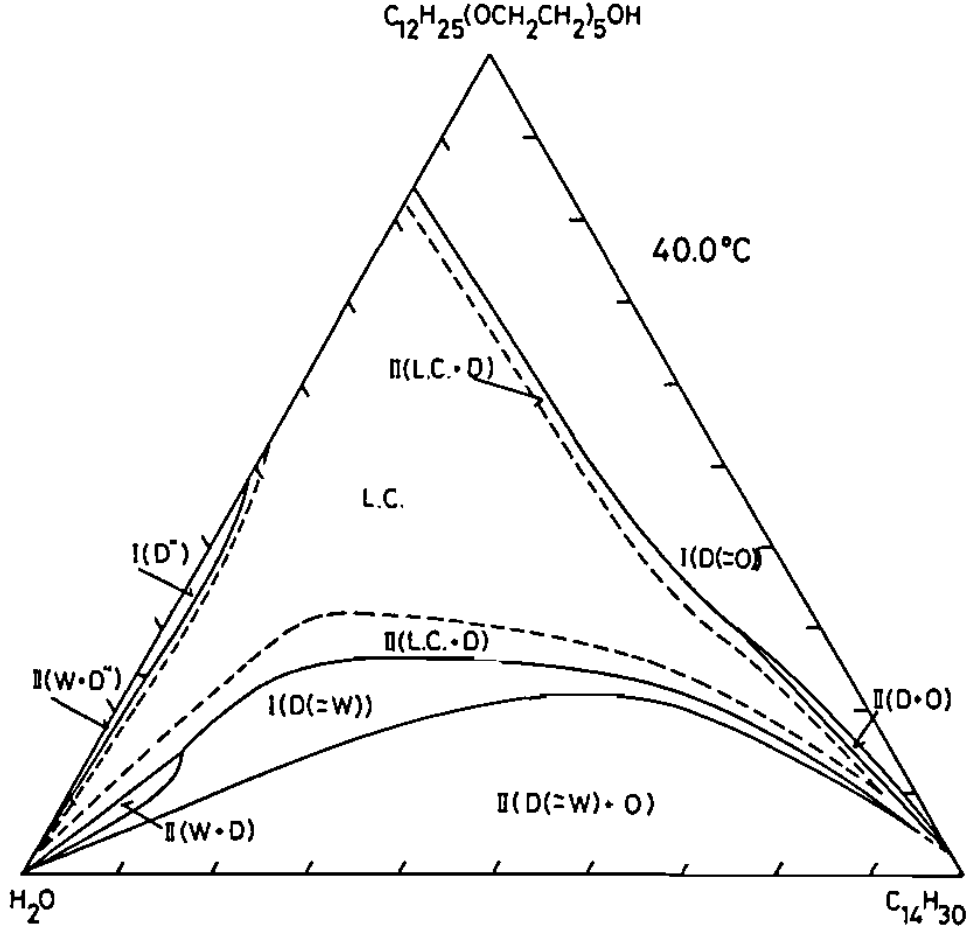
#> input picture 40Original.png, 972 x 928 px, found by its file name
$ python cleaning6.py
#> lines starting #> are read from the running program, lines starting #| are printed output that depends on the picture; after the words box and inside, x2 and y2 are one past the last pixel; in counts of white or black regions, pixels touching at a corner belong together
import cv2
import numpy as np

def find_longest_contour(img):
    gray = cv2.cvtColor(img, cv2.COLOR_BGR2GRAY)
    _, threshold = cv2.threshold(gray, 50, 255, cv2.THRESH_BINARY_INV)

    contours, _ = cv2.findContours(threshold, cv2.RETR_EXTERNAL, cv2.CHAIN_APPROX_SIMPLE)

    longest_contour = None
    max_length = 0

    for contour in contours:
        length = cv2.arcLength(contour, True)
        if length > max_length:
            max_length = length
            longest_contour = contour

    return longest_contour

def find_largest_connected_component(img):
    gray = cv2.cvtColor(img, cv2.COLOR_BGR2GRAY)
    _, threshold = cv2.threshold(gray, 50, 255, cv2.THRESH_BINARY_INV)

    num_labels, labels = cv2.connectedComponents(threshold)

    largest_component = None
    max_area = 0

    for label in range(1, num_labels):
        component_mask = np.where(labels == label, 255, 0).astype('uint8')
        area = cv2.countNonZero(component_mask)
        if area > max_area:
            max_area = area
            largest_component = component_mask

    return largest_component

def create_mask(img, component_mask):
    mask = np.zeros_like(img)
    mask[:, :, 2] = component_mask
    return mask

def create_black_mask(img, component_mask):
    black_mask = np.zeros_like(img)
    black_mask[:, :, 0] = component_mask
    black_mask[:, :, 1] = component_mask
    black_mask[:, :, 2] = component_mask
    return black_mask

def create_blue_mask(img, component_mask):
    blue_mask = np.zeros_like(img)
    blue_mask[:, :, 0] = component_mask
    return blue_mask

def create_contour_mask(img, contour):
    mask = np.zeros_like(img)
    cv2.drawContours(mask, [contour], 0, (255, 255, 255), 2)
    return mask

def mask_1(img):
    largest_component = find_largest_connected_component(img)
    longest_contour = find_longest_contour(img)

    if longest_contour is not None and largest_component is not None:
        mask = create_mask(img, largest_component)
        contour_mask = create_contour_mask(img, longest_contour)
        black_mask = create_black_mask(img, largest_component)

        remaining_lines = cv2.subtract(largest_component, cv2.cvtColor(contour_mask, cv2.COLOR_BGR2GRAY))
        num_labels, labels = cv2.connectedComponents(remaining_lines)
        valid_remaining_lines = np.zeros_like(remaining_lines)

        for label in range(1, num_labels):
            component_mask = np.where(labels == label, 255, 0).astype('uint8')
            area = cv2.countNonZero(component_mask)

            # Skip the component if the area is less than 5
            if area < 15 or area > 60:
                continue

            # Draw the valid remaining lines onto the new mask
            valid_remaining_lines = cv2.add(valid_remaining_lines, component_mask)

        # Combine the original image with the mask
        img_with_mask = cv2.addWeighted(img, 1, mask, 1, 0)

        blue_mask = create_blue_mask(img, valid_remaining_lines)
        img_with_blue_mask = cv2.addWeighted(img, 1, blue_mask, 1, 0)

        # Subtract the blue mask from the black mask
        combined_mask = cv2.subtract(black_mask, blue_mask)

        # Create a mask for yellow pixels
        yellow_mask = cv2.inRange(combined_mask, (0, 255, 255), (0, 255, 255))

        # Subtract the yellow mask from the combined_mask
        combined_mask_no_yellow = cv2.subtract(combined_mask, cv2.merge((yellow_mask, yellow_mask, yellow_mask)))

         # Invert the colors of combined_mask_no_yellow
        inverted_combined_mask = cv2.bitwise_not(combined_mask_no_yellow)

        # Save the inverted_combined_mask as a PNG file
        cv2.imwrite("inverted_combined_mask.png", inverted_combined_mask)

        return combined_mask_no_yellow , img_with_mask

# [11 lines left out: functions is_triangle, area_triangle, not called in this run]


def show_image(image_path):

#> called with image_path = '40Original.png'
    img = cv2.imread(image_path)
#> img is the input picture: shape (928, 972, 3); min 0, max 255, mean 243.7

    combined_mask_no_yellow, img_with_mask = mask_1(img)
#> in find_largest_connected_component, `num_labels, labels = cv2.connectedComponents(threshold)`:
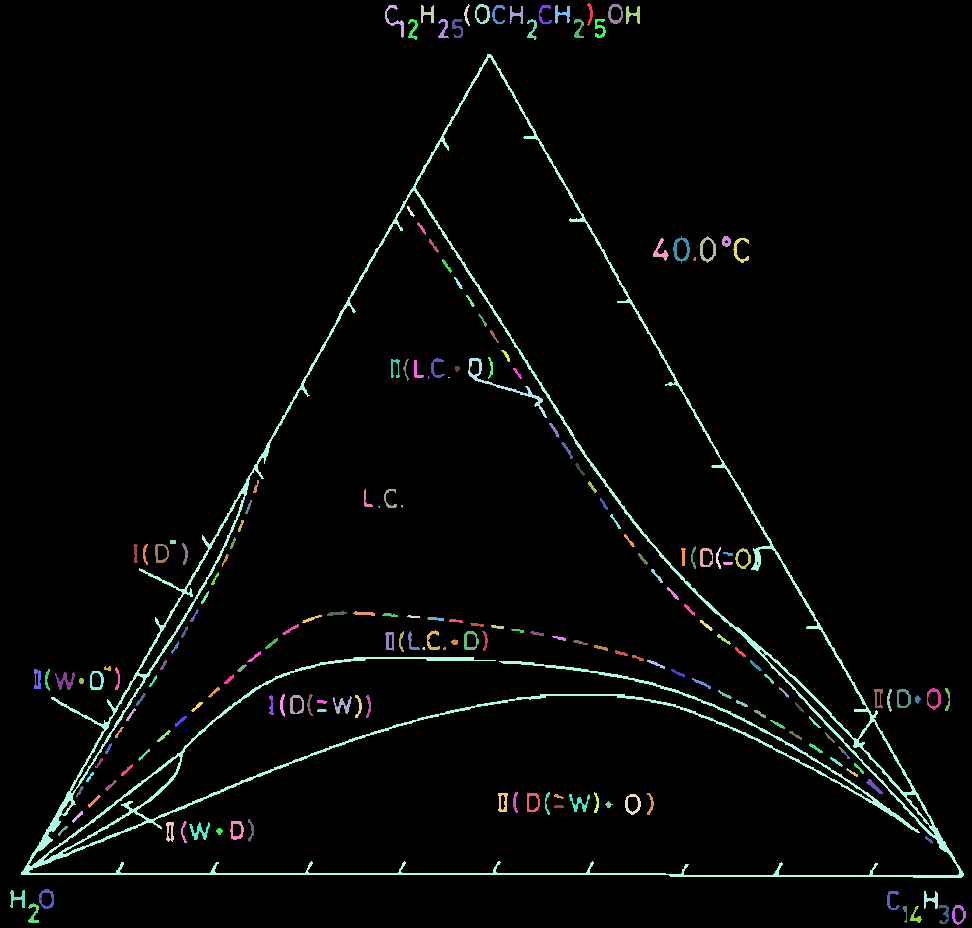
#> labels: shape (928, 972) int32; 202 distinct labels, from 0 to 201; one colour per label, 0 black
#> in find_largest_connected_component, `num_labels, labels = cv2.connectedComponents(threshold)`: num_labels = 202
#> the loop in find_largest_connected_component, `for label in range(1, num_labels):` made 201 passes
#> (area, max_area) on passes 1, 2, 18: (66, 66), (150, 150), (18101, 18101)
#> after the loop in find_largest_connected_component, `for label in range(1, num_labels):`:
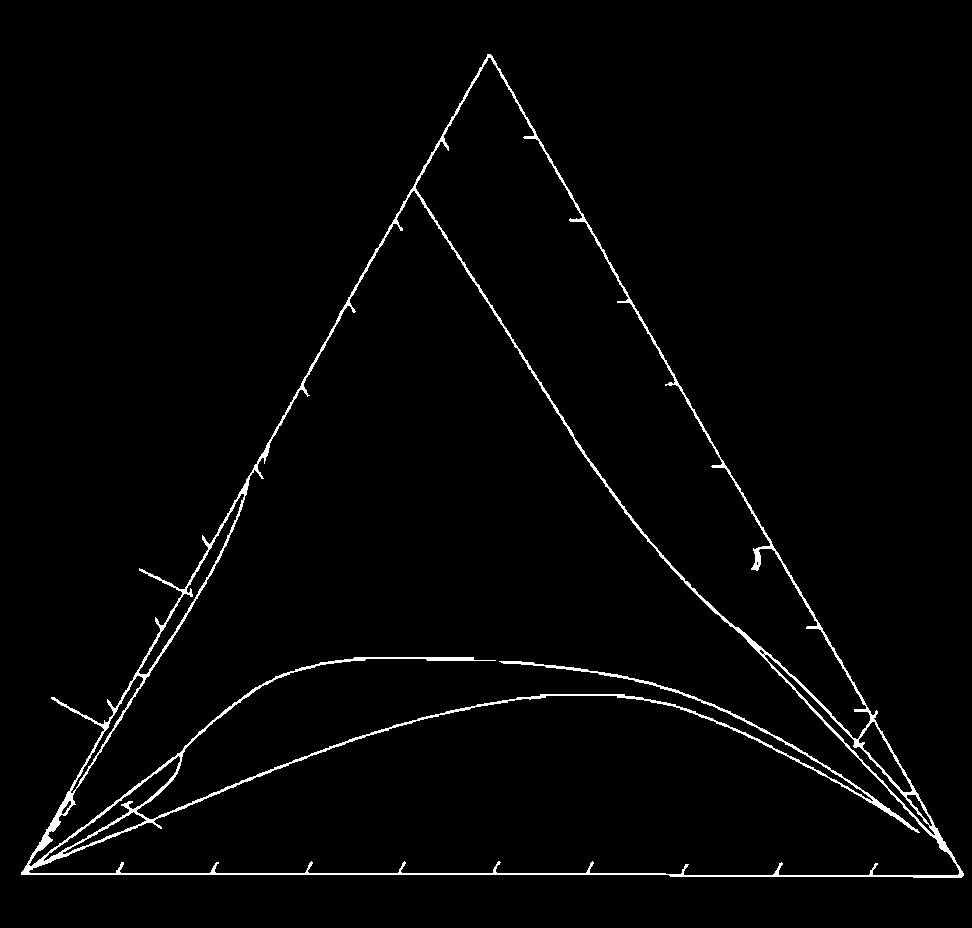
#> largest_component: shape (928, 972); 2% white in thin lines or dots, all inside (x1, y1, x2, y2) = (21, 54, 964, 878)
#> after the loop in find_largest_connected_component, `for label in range(1, num_labels):`: max_area = 18101
#> in find_longest_contour, `contours, _ = cv2.findContours(threshold, cv2.RETR_EXTERNAL, cv2.CHAIN..`: contours = 51 contours, 5 with area under 20; largest, box (x1, y1, x2, y2) and area: (21, 54, 964, 878) 387492, (673, 236, 690, 263) 297, (700, 236, 716, 263) 294, (927, 688, 941, 710) 221, (39, 889, 54, 909) 220
#> the loop in find_longest_contour, `for contour in contours:` made 51 passes
#> (length, max_length) on passes 1, 4, 5, 6, 8, 17, 34: (56.87, 56.87), (72.53, 72.53), (73.94, 73.94), (82.38, 82.38), (86.97, 86.97), (109.8, 109.8), (3319.7, 3319.7)
#> after the loop in find_longest_contour, `for contour in contours:`: longest_contour = contour of 1437 points, box (x1, y1, x2, y2) (21, 54, 964, 878), area 387492; max_length = 3319.7
#> in mask_1, `num_labels, labels = cv2.connectedComponents(remaining_lines)`:
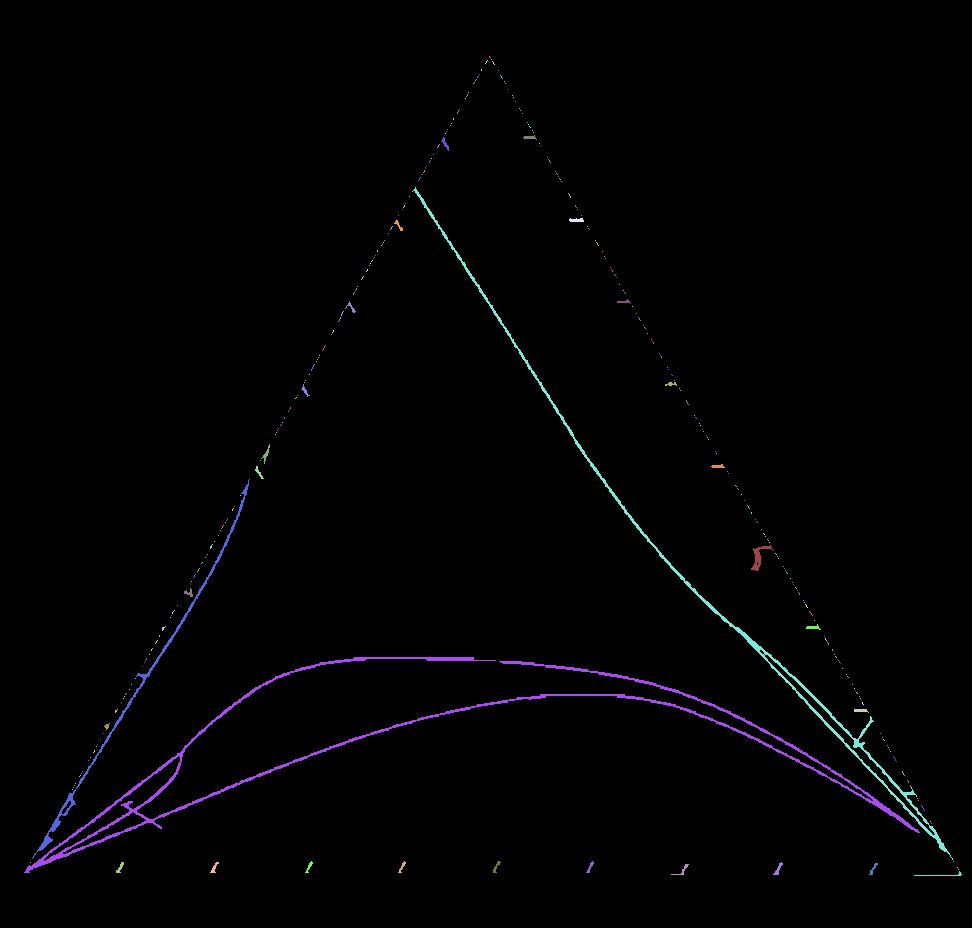
#> labels: shape (928, 972) int32; 295 distinct labels, from 0 to 294; one colour per label, 0 black
#> in mask_1, `num_labels, labels = cv2.connectedComponents(remaining_lines)`: num_labels = 295
#> the loop in mask_1, `for label in range(1, num_labels):` made 294 passes
#> area on passes 36, 37, 55: 38, 39, 3140

    # Convert combined_mask_no_yellow to grayscale
    combined_mask_no_yellow_gray = cv2.cvtColor(combined_mask_no_yellow, cv2.COLOR_BGR2GRAY)

    # Concatenate the original image with the combined mask without yellow
    concatenated_img = np.concatenate((img_with_mask, combined_mask_no_yellow), axis=1)
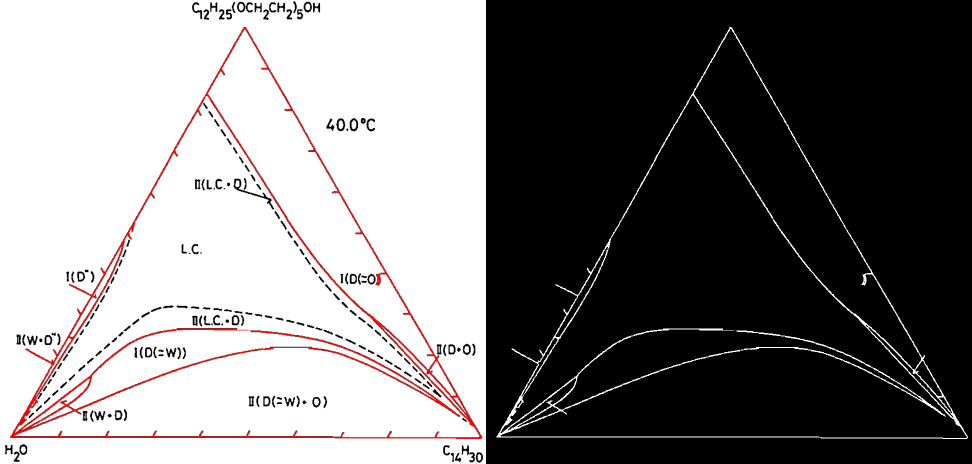
#> concatenated_img: shape (928, 1944, 3) (shown at 1/2 size); mean B, G, R 124.3, 124.3, 126.8

    # Show the concatenated image
    cv2.namedWindow("Image", cv2.WINDOW_NORMAL)
    cv2.imshow("Image", concatenated_img)

    # Wait for a key press and close the window
    cv2.waitKey(0)
    cv2.destroyAllWindows()


# Example usage:
image_path = "40Original.png"
show_image(image_path)

$ run again, with 35Original.png copied over 40Original.png
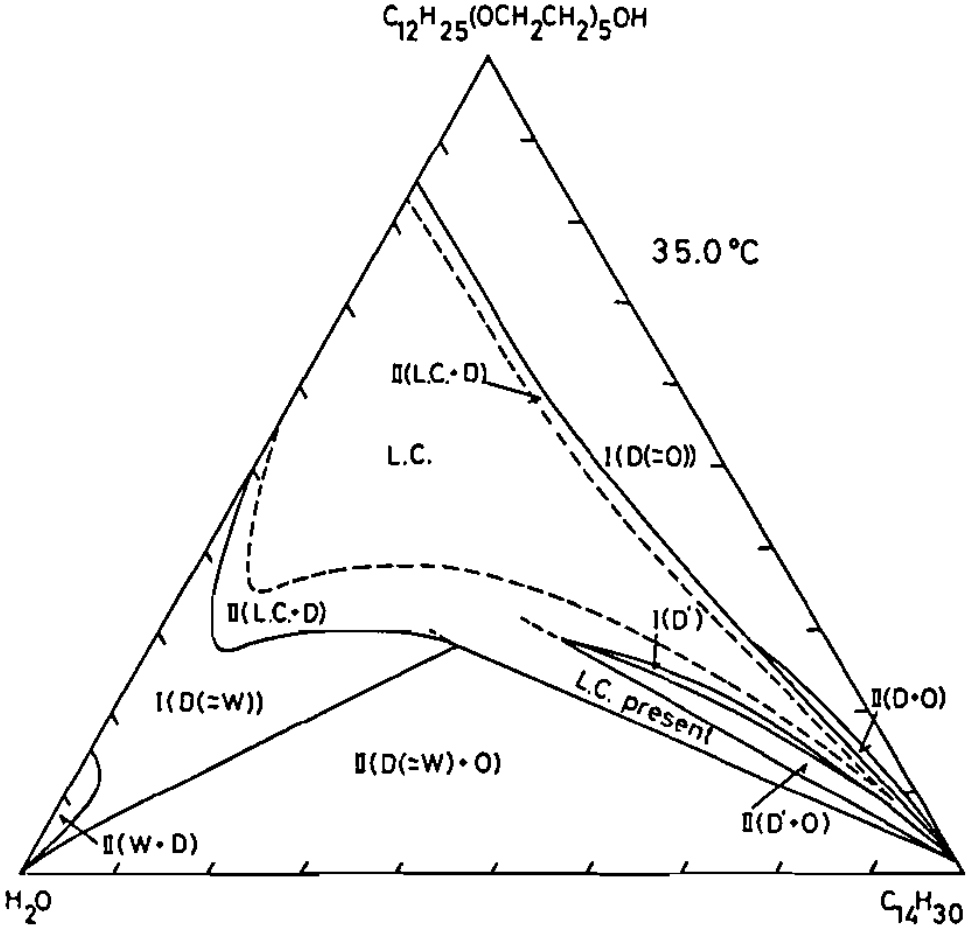
#> input picture 35Original.png, 972 x 928 px, found by its file name
#> in show_image, img is the input picture: shape (928, 972, 3); min 0, max 255, mean 243.3
#> threshold: shape (928, 972); 3.6% white in thin lines or dots
#> in find_largest_connected_component, `num_labels, labels = cv2.connectedComponents(threshold)`: num_labels = 196
#> the loop in find_largest_connected_component, `for label in range(1, num_labels):` made 195 passes
#> (area, max_area) on passes 1, 18: (170, 170), (19526, 19526)
#> after the loop in find_largest_connected_component, `for label in range(1, num_labels):`:
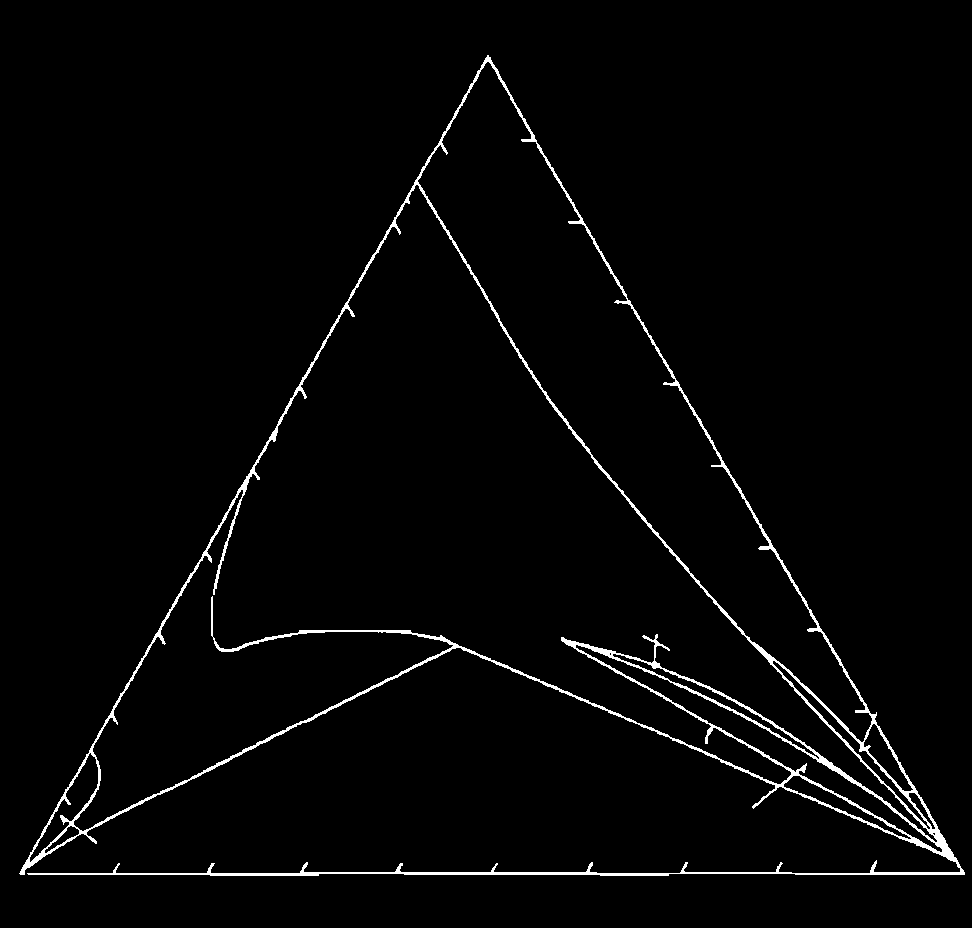
#> largest_component: shape (928, 972); 2.2% white in thin lines or dots, all inside (x1, y1, x2, y2) = (19, 55, 965, 876)
#> after the loop in find_largest_connected_component, `for label in range(1, num_labels):`: max_area = 19526
#> contours = 62 contours, 4 with area under 20; largest, box (x1, y1, x2, y2) and area: (19, 55, 965, 876) 277032, (704, 239, 721, 263) 295, (921, 688, 937, 708) 234, (475, 752, 491, 773) 231, (477, 5, 493, 26) 231
#> the loop in find_longest_contour, `for contour in contours:` made 62 passes
#> (length, max_length) on passes 1, 2, 4, 5, 6, 45: (58.87, 58.87), (67.7, 67.7), (73.94, 73.94), (87.21, 87.21), (117.9, 117.9), (5367.1, 5367.1)
#> after the loop in find_longest_contour, `for contour in contours:`: longest_contour = contour of 2163 points, box (x1, y1, x2, y2) (19, 55, 965, 876), area 277032; max_length = 5367.1
#> remaining_lines: shape (928, 972); 1.1% white in thin lines or dots, all inside (x1, y1, x2, y2) = (22, 59, 955, 874)
#> in mask_1, `num_labels, labels = cv2.connectedComponents(remaining_lines)`: num_labels = 414
#> the loop in mask_1, `for label in range(1, num_labels):` made 413 passes
#> area on passes 25, 27, 42: 45, 35, 6719
#> in show_image, `concatenated_img = np.concatenate((img_with_mask, combined_mask_no_yel..`:
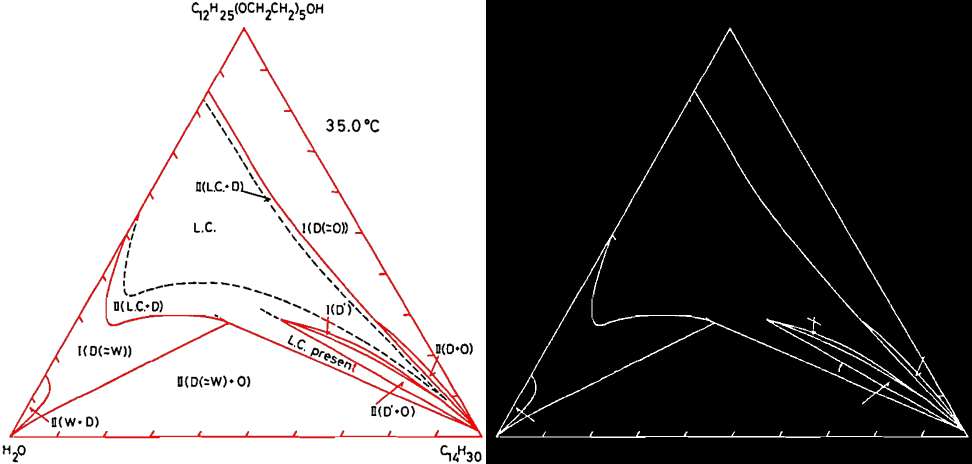
#> concatenated_img: shape (928, 1944, 3) (shown at 1/2 size); mean B, G, R 124.3, 124.3, 127
